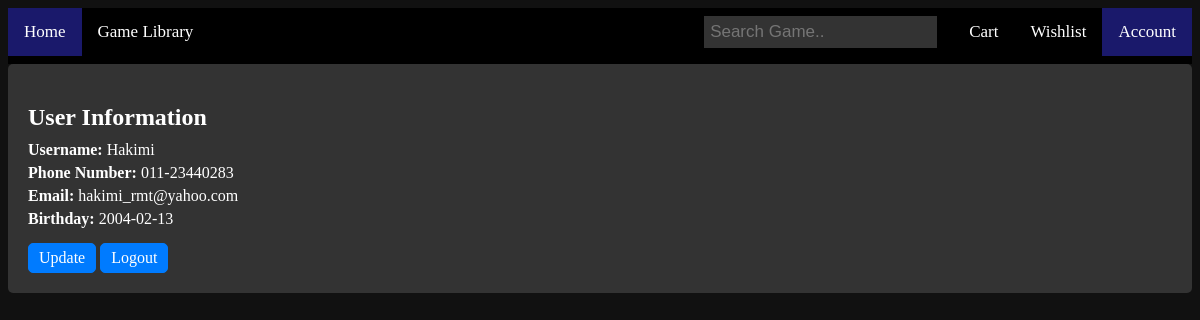
/webDA/userAccount.php?id=1, run on the app's committed database.
### tables this page shows
CREATE TABLE `user` (
  `userID` int(4) NOT NULL,
  `userPassword` varchar(15) NOT NULL,
  `userName` varchar(15) NOT NULL,
  `userPhoneNo` varchar(15) NOT NULL,
  `userEmail` varchar(50) NOT NULL,
  `userBday` varchar(15) NOT NULL,
  `userAdmin` varchar(15) NOT NULL
);

### webDA/userAccount.php (the view, shortened to what this page needs)
<?php
include("server.php");
?>
<?php
if ((isset($_GET['id'])) && (is_numeric($_GET['id']))) {
    $id = $_GET['id'];
} else if ((isset($_POST['id'])) && (is_numeric($_POST['id']))) {
    $id = $_POST['id'];
} else {
    echo '<p class="error">This page has been accessed in error.</p>';
    exit();
}
$q = "SELECT userID, userName, userPhoneNo, userEmail, userBday
    FROM user WHERE userID = $id";
$result = @mysqli_query($connect, $q);
if ($result) {
    $row = mysqli_fetch_array($result, MYSQLI_ASSOC);
?>
    <head>
        <link rel="stylesheet" href="style/topnav.css">
        <link rel="stylesheet" href="style/account.css">
    </head>
    <body>
        <div class="topnav">
            <a class="active" href="home.php?id=<?php echo $id ?>">Home</a>
            <a href="gameLibrary.php?id=<?php echo $id ?>">Game Library</a>
            <a class="active" style="float:right" href="userAccount.php?id=<?php echo $id ?>">Account</a>
            <a style="float:right" href="wishlist.php?id=<?php echo $id ?>">Wishlist</a>
            <a style="float:right" href="cart.php?id=<?php echo $id ?>">Cart</a>
            <form action="gameFound.php" method="post">
                <input type="text" placeholder="Search Game.." id="gameName" name="gameName" value="<?php if (isset($_POST['gameName'])) {
                                                                                                        echo $_POST['gameName'];
                                                                                                    } ?>">
            </form>
        </div>
        <div class="info">
            <h2>User Information</h2>
            <p><strong>Username:</strong>
                <?php echo $row['userName']; ?>
            </p>
            <p><strong>Phone Number:</strong>
                <?php echo $row['userPhoneNo']; ?>
            </p>
            <p><strong>Email:</strong>
                <?php echo $row['userEmail']; ?>
            </p>
            <p><strong>Birthday:</strong>
                <?php echo $row['userBday']; ?>
            </p>
            <a href="userUpdate.php?id=<?php echo $row['userID']; ?>">Update</a>
            <a href="login.php">Logout</a>
        </div>
    </body>
<?php
} else {
    echo '<p class="error">The current user could not be retrieved.
        We apologize for any inconvenience.</p>';
    echo '<p>' . mysqli_error($connect) . '<br><br>Query:' . $q . '</p>';
}
?>

### webDA/style/topnav.css (style rules this page uses)
.topnav { overflow: hidden; background-color: black; width: 100%; }
.topnav a { float: left; display: block; color: white; text-align: center; padding: 14px 16px; text-decoration: none; font-size: 17px; }
.topnav a.active { background-color: #1a196b; color: white; }
.topnav form { float: right; margin-top: 8px; margin-right: 16px; }
.topnav input[type=text] { padding: 6px; border: none; font-size: 17px; background-color: #333; color: white; }

### webDA/style/account.css (style rules this page uses)
body { background-color: #111; color: #fff; }
.info { background-color: #333; padding: 20px; border-radius: 5px; margin-bottom: 20px; }
.info h2 { margin-bottom: 10px; color: #fff; }
.info p { margin: 5px 0; color: #fff; }
.info strong { font-weight: bold; }
.info a { display: inline-block; margin-top: 10px; padding: 5px 10px; color: #fff; background-color: #007bff; border: 1px solid #007bff; border-radius: 5px; text-decoration: none; }

### data on the page
user: userName "Hakimi", userPhoneNo "011-23440283", userEmail "hakimi_rmt@yahoo.com", userBday "2004-02-13"
